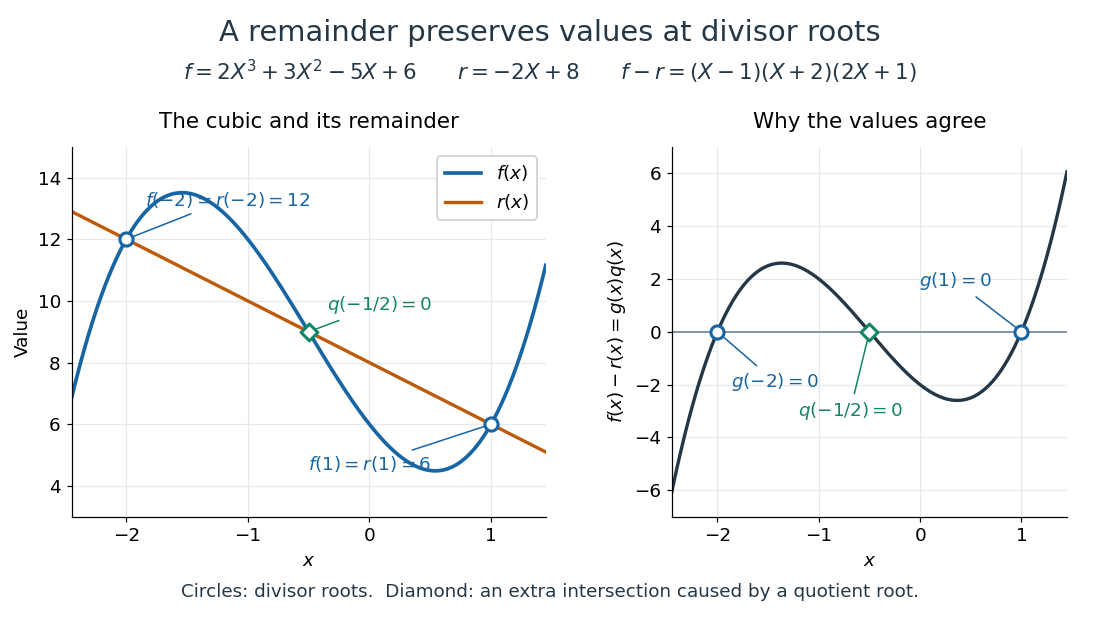

Here is the Python script that generated this plot:
"""Show evaluation of an original cubic and its linear remainder."""

from pathlib import Path

import matplotlib.pyplot as plt
import numpy as np


def main():
    plt.rcParams.update({"font.family": "DejaVu Sans", "font.size": 12})
    fig, axes = plt.subplots(1, 2, figsize=(10, 5.8), dpi=110, facecolor="white", gridspec_kw={"width_ratios": [1.2, 1]})
    fig.subplots_adjust(left=0.065, right=0.97, bottom=0.19, top=0.77, wspace=0.29)
    blue, orange, green, ink = "#1765a3", "#be5b0b", "#138565", "#243746"
    fig.suptitle("A remainder preserves values at divisor roots", y=0.97, fontsize=19, color=ink)
    fig.text(0.5, 0.875, r"$f=2X^3+3X^2-5X+6\qquad r=-2X+8\qquad f-r=(X-1)(X+2)(2X+1)$", ha="center", fontsize=14, color=ink)
    x = np.linspace(-2.45, 1.45, 700)
    f = 2*x**3 + 3*x**2 - 5*x + 6
    r = -2*x + 8
    for ax in axes:
        ax.set_xlim(x[0], x[-1])
        ax.set_xlabel(r"$x$")
        ax.grid(color="#e4e9ed", linewidth=0.8)
        ax.spines[["top", "right"]].set_visible(False)
        ax.set_xticks([-2, -1, 0, 1])
    ax = axes[0]
    ax.set_title("The cubic and its remainder", fontsize=14, pad=12)
    ax.plot(x, f, color=blue, lw=2.4, label=r"$f(x)$")
    ax.plot(x, r, color=orange, lw=2.2, label=r"$r(x)$")
    ax.set_ylim(3, 15)
    ax.set_ylabel("Value")
    ax.legend(loc="upper right", frameon=True, facecolor="white", framealpha=1)
    for a, value, label, offset in [(-2, 12, r"$f(-2)=r(-2)=12$", (12, 22)), (1, 6, r"$f(1)=r(1)=6$", (-120, -30))]:
        ax.scatter([a], [value], s=74, facecolor="white", edgecolor=blue, lw=2, zorder=5)
        ax.annotate(label, (a, value), xytext=offset, textcoords="offset points", color=blue, fontsize=12, arrowprops={"arrowstyle": "-", "color": blue})
    ax.scatter([-0.5], [9], s=60, marker="D", facecolor="white", edgecolor=green, lw=2, zorder=5)
    ax.annotate(r"$q(-1/2)=0$", (-0.5, 9), xytext=(12, 14), textcoords="offset points", color=green, fontsize=12, arrowprops={"arrowstyle": "-", "color": green})
    ax = axes[1]
    ax.set_title("Why the values agree", fontsize=14, pad=12)
    ax.plot(x, (x-1)*(x+2)*(2*x+1), color=ink, lw=2.2)
    ax.axhline(0, color="#778690", lw=1.1)
    ax.set_ylim(-7, 7)
    ax.set_ylabel(r"$f(x)-r(x)=g(x)q(x)$")
    ax.scatter([-2, 1], [0, 0], s=74, facecolor="white", edgecolor=blue, lw=2, zorder=5)
    ax.scatter([-0.5], [0], s=60, marker="D", facecolor="white", edgecolor=green, lw=2, zorder=5)
    for a, label, offset, color in [(-2, r"$g(-2)=0$", (9, -36), blue), (1, r"$g(1)=0$", (-67, 30), blue), (-0.5, r"$q(-1/2)=0$", (-47, -55), green)]:
        ax.annotate(label, (a, 0), xytext=offset, textcoords="offset points", color=color, fontsize=12, arrowprops={"arrowstyle": "-", "color": color})
    fig.text(0.5, 0.065, "Circles: divisor roots.  Diamond: an extra intersection caused by a quotient root.", ha="center", fontsize=12, color=ink)
    fig.savefig(Path.cwd() / f"{Path(__file__).stem}.png", facecolor="white", transparent=False)
    plt.close(fig)


if __name__ == "__main__":
    main()
